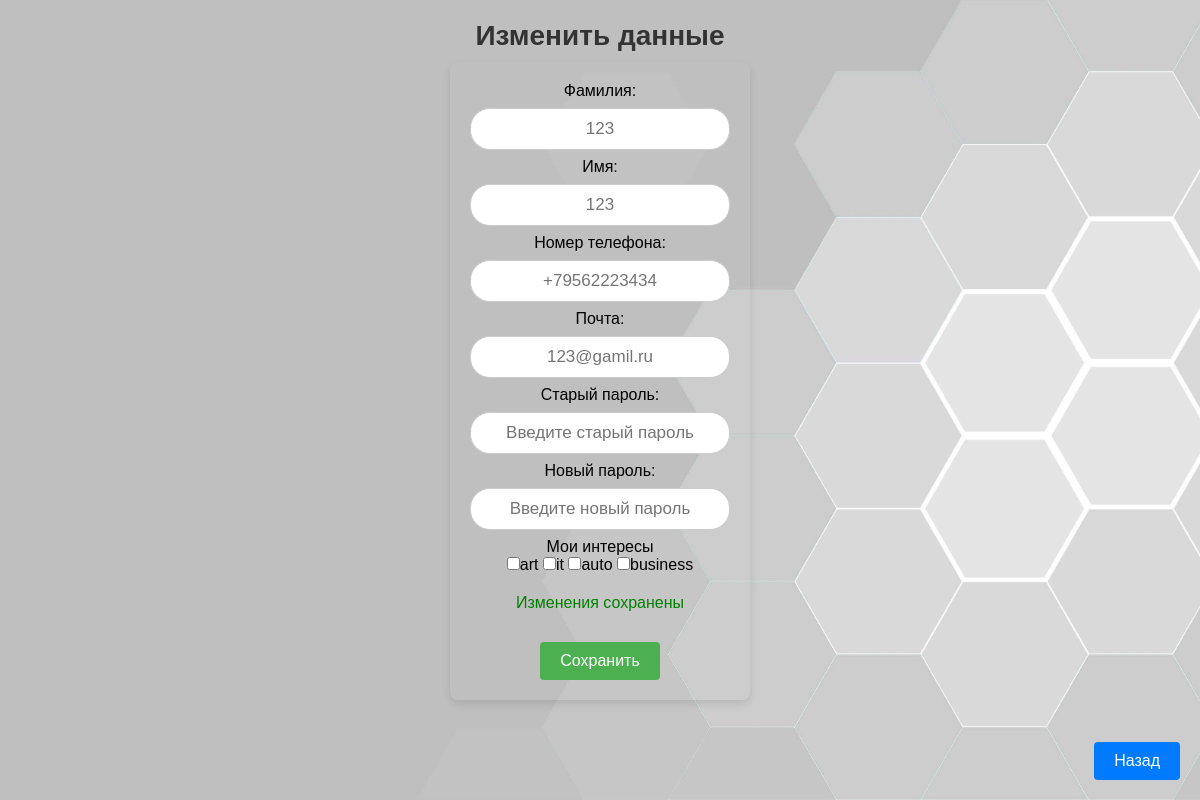
The page /cabinet/changedata/ (signed in) on the database its author committed.
### registration/models.py (models this page shows, shortened)
class CustomUser(AbstractUser):
    phone = models.CharField(max_length=15)
    interests = models.JSONField(null=True)

class Interest(models.Model):
    interest = models.CharField(max_length=25)
    def __str__(self):
        return self.interest

### cabinet/views.py (the view, shortened to what this page needs)
# urls.py: path('changedata/', views.change_data, name='change_data'),
def change_data(request):
    user = CustomUser.objects.get(id=request.session.get('user_id'))
    context = update_data(CustomUser, Interest, user.id)
    if request.method == 'GET':
        for key in list(request.session.keys()):
            if 'errors_password' in key:
                context['errors_password'] = request.session.pop(key, None)
                break
            elif 'change_success' in key:
                context['change_success'] = request.session.pop(key, None)
                break
        return render(request, 'cabinet/change_data.html',
                      context)
    else:
        return JsonResponse({'success': False, 'error': 'Invalid change data'})

### cabinet/views.py (called while the page is built)
def update_data(custom_user_model, interest_model, user_id):
    user = custom_user_model.objects.get(id=user_id)
    interest_list = interest_model.objects.all()
    context = {
        'user': user,
        'interest_list': interest_list,
    }
    return context

### cabinet/templates/cabinet/change_data.html (shortened to what this page needs)
{% extends 'main/layout.html' %}
{% load static %}
{% block extra_css %}
    <link rel="stylesheet" href="{% static 'cabinet/css/change_data.css' %}">
{% endblock %}
{% block content %}
    <h1 class="edit_data">Изменить данные</h1>
    <form class="registrationForm" method="POST">
        <label for="surname">Фамилия:</label>
        <input type="text" id="surname" name="surname" placeholder="{{ user.last_name }}">
        <label for="name">Имя:</label>
        <input type="text" id="name" name="name" placeholder="{{ user.first_name }}">
        <label for="phone">Номер телефона:</label>
        <input type="tel" id="phone" name="phone" pattern="\+7\d{10}" placeholder="{{ user.phone }}">
        <label for="email">Почта:</label>
        <input type="email" id="email" name="email" placeholder="{{ user.email }}">
        <label for="old_password">Старый пароль:</label>
        <input type="password" id="old_password" name="old_password" placeholder="Введите старый пароль">
        <label for="new_password">Новый пароль:</label>
        <input type="password" id="new_password" name="new_password" placeholder="Введите новый пароль">
        <div class="dropdown">
            <div class="selected-items"><label for="tags">Мои интересы</label></div>
            <div class="dropdown-content">
                {% for interest in interest_list %}
                    <label><input type="checkbox" name="tags[]" value="{{ interest }}">{{ interest }}</label>
                {% endfor %}
            </div>
        </div>
        {% if errors_password %}
            <div class="error-message-change">
                {{ errors_password }}
            </div>
        {% elif change_success %}
            <div class="success-message-change">
                {{ change_success }}
            </div>
        {% endif %}
        <a href="{% url 'cabinet' %}"><button type="submit" class="btn_register">Сохранить</button></a>
    </form>
    <a href="{% url 'cabinet' %}"><button type="submit" class="btn">Назад</button></a>
{% endblock %}

### main/static/main/css/main.css (style rules this page uses)
* { margin: 0; padding: 0; box-sizing: border-box; }
body { font-family: Arial, sans-serif; display: flex; justify-content: flex-start; align-items: center; height: 100vh; flex-direction: column; background-image: url('../img/bg.jpg'); background-size: cover; background-repeat: no-repeat; background-position: center; }
form { background-color: transparent; padding: 20px; margin: 400px; border-radius: 8px; box-shadow: 0 4px 8px rgba(0, 0, 0, 0.1); width: 300px; text-align: center; }
h1 { margin-top: 300px; text-align: center; color: #333; display: block; }
input[type="text"], input[type="password"], input[type="password_repeat"], input[type="tel"], input[type="email"] { width: 100%; padding: 10px; margin: 8px 0; border: 1px solid #ccc; border-radius: 20px; box-sizing: border-box; text-align: center; font-size: 17px; }
button { background-color: #4CAF50; color: white; padding: 10px 20px; border: none; border-radius: 4px; cursor: pointer; font-size: 16px; }
.btn { position: absolute; bottom: 20px; right: 20px; padding: 10px 20px; color: white; background-color: #007BFF; }
.btn_register { margin-top: 30px; }
.registrationForm { margin-top: 150px; }
.success-message-change { color: green; margin-top: 20px; }

### cabinet/static/cabinet/css/change_data.css (style rules this page uses)
body { font-family: Arial, sans-serif; display: flex; justify-content: flex-start; align-items: center; height: 100vh; flex-direction: column; background-size: cover; background-repeat: no-repeat; background-position: center; }
form { background-color: transparent; padding: 20px; margin: auto; border-radius: 8px; box-shadow: 0 4px 8px rgba(0, 0, 0, 0.1); width: 300px; text-align: center; }
.edit_data { margin-top: 20px; font-size: 28px; }
.registrationForm { margin-top: 10px; border: 1px; padding: 20px; }
.edit_data { margin-top: 20px; }
.btn { position: absolute; bottom: 20px; right: 20px; padding: 10px 20px; color: white; background-color: #007BFF; }

### rows shown on the page
CustomUser: surname "123", name "123", phone "+79562223434", email "123@gamil.ru"
Interest: interest "art"
Interest: interest "it"
Interest: interest "auto"
Interest: interest "business"

### other values the page prints
{{ change_success }} "Изменения сохранены"
